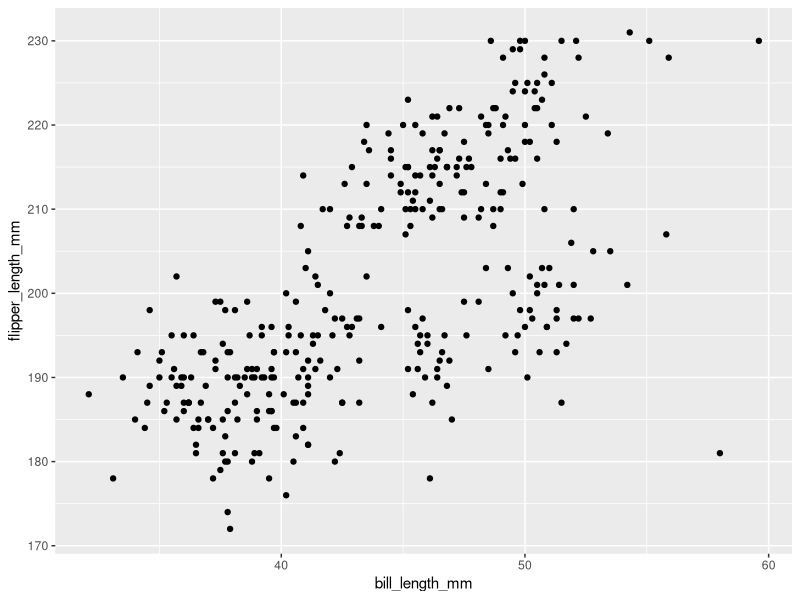

Recreate this plot in R.
## ---- chunk 1
knitr::opts_chunk$set(echo = TRUE)
library(tidyverse)
library(palmerpenguins)
## ---- chunk 2
penguins %>% 
  ggplot(aes(x = bill_length_mm, y = flipper_length_mm))+
  geom_point()
